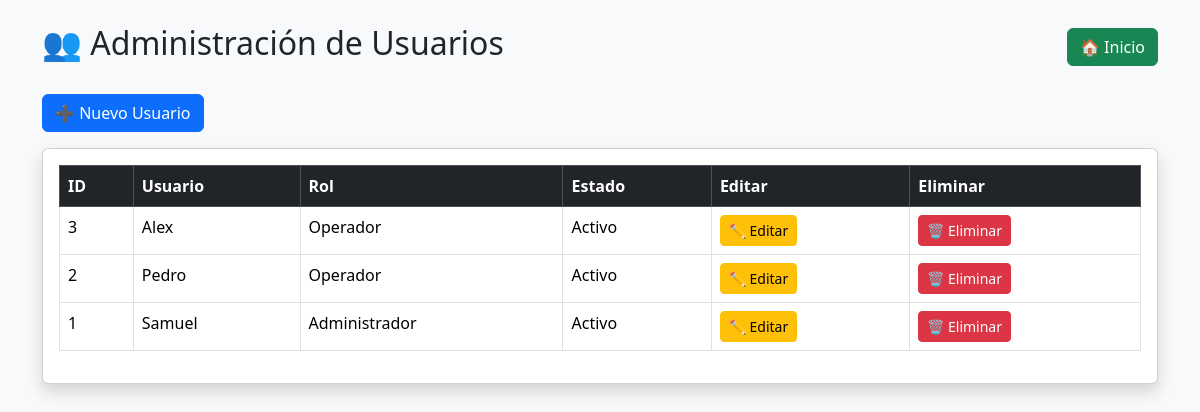
/usuarios (signed in), run on an earlier commit of the app's database.
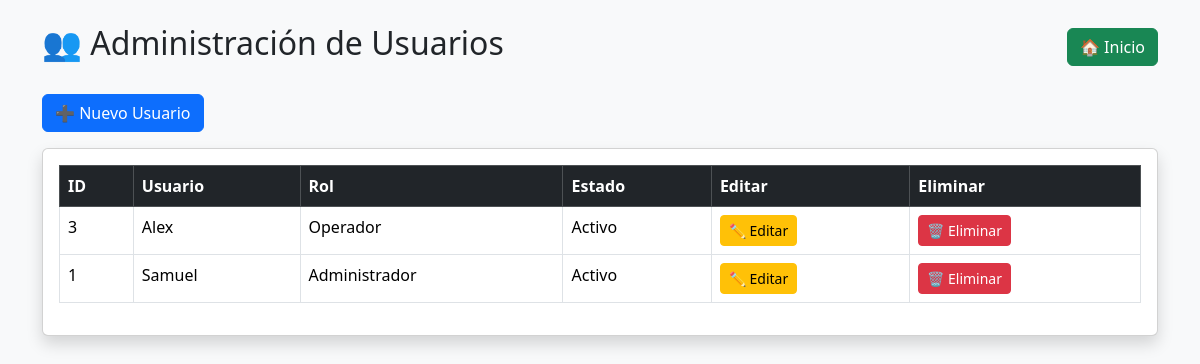
And on a later commit of the database.
### tables this page shows
CREATE TABLE usuarios (
    id INTEGER PRIMARY KEY AUTOINCREMENT,
    usuario TEXT UNIQUE NOT NULL,
    password TEXT NOT NULL,
    rol TEXT NOT NULL,
    estado TEXT DEFAULT 'Activo'
);

### app.py (the view)
@app.route("/usuarios")
def usuarios():
    if "usuario" not in session:
        return redirect("/login")
    conexion = sqlite3.connect("cafe.db")
    cursor = conexion.cursor()
    cursor.execute("SELECT id, usuario, rol, estado FROM usuarios ORDER BY usuario")
    datos = cursor.fetchall()
    conexion.close()
    return render_template("usuarios.html", datos=datos)

### templates/usuarios.html (shortened to what this page needs)
<!DOCTYPE html>
<html lang="es">
<head>
    <link href="https://cdn.jsdelivr.net/npm/bootstrap@5.3.3/dist/css/bootstrap.min.css" rel="stylesheet">
</head>
<body class="bg-light">
<div class="container mt-4">
    <div class="d-flex justify-content-between align-items-center mb-4">
        <h2>👥 Administración de Usuarios</h2>
        <a href="/" class="btn btn-success">
            🏠 Inicio
        </a>
    </div>
    <a href="/nuevo_usuario" class="btn btn-primary mb-3">
        ➕ Nuevo Usuario
    </a>
    <div class="card shadow">
        <div class="card-body">
            <table class="table table-bordered table-hover">
                <thead class="table-dark">
                    <tr>
                        <th>ID</th>
                        <th>Usuario</th>
                        <th>Rol</th>
                        <th>Estado</th>
                        <th>Editar</th>
                        <th>Eliminar</th>
                    </tr>
                </thead>
                <tbody>
                    {% for usuario in datos %}
                    <tr>
                        <td>{{ usuario[0] }}</td>
                        <td>{{ usuario[1] }}</td>
                        <td>{{ usuario[2] }}</td>
                        <td>{{ usuario[3] }}</td>
                        <td>
                            <a href="/editar_usuario/{{ usuario[0] }}"
                               class="btn btn-warning btn-sm">
                                ✏️ Editar
                            </a>
                        </td>
                        <td>
                            <a href="/eliminar_usuario/{{ usuario[0] }}"
                               class="btn btn-danger btn-sm"
                               onclick="return confirm('¿Desea eliminar este usuario?')">
                                🗑️ Eliminar
                            </a>
                        </td>
                    </tr>
                    {% endfor %}
                </tbody>
            </table>
        </div>
    </div>
</div>
</body>
</html>

What changed in the data, as far as the page shows it:
removed usuarios: id "2", usuario "Pedro", rol "Operador", estado "Activo"
